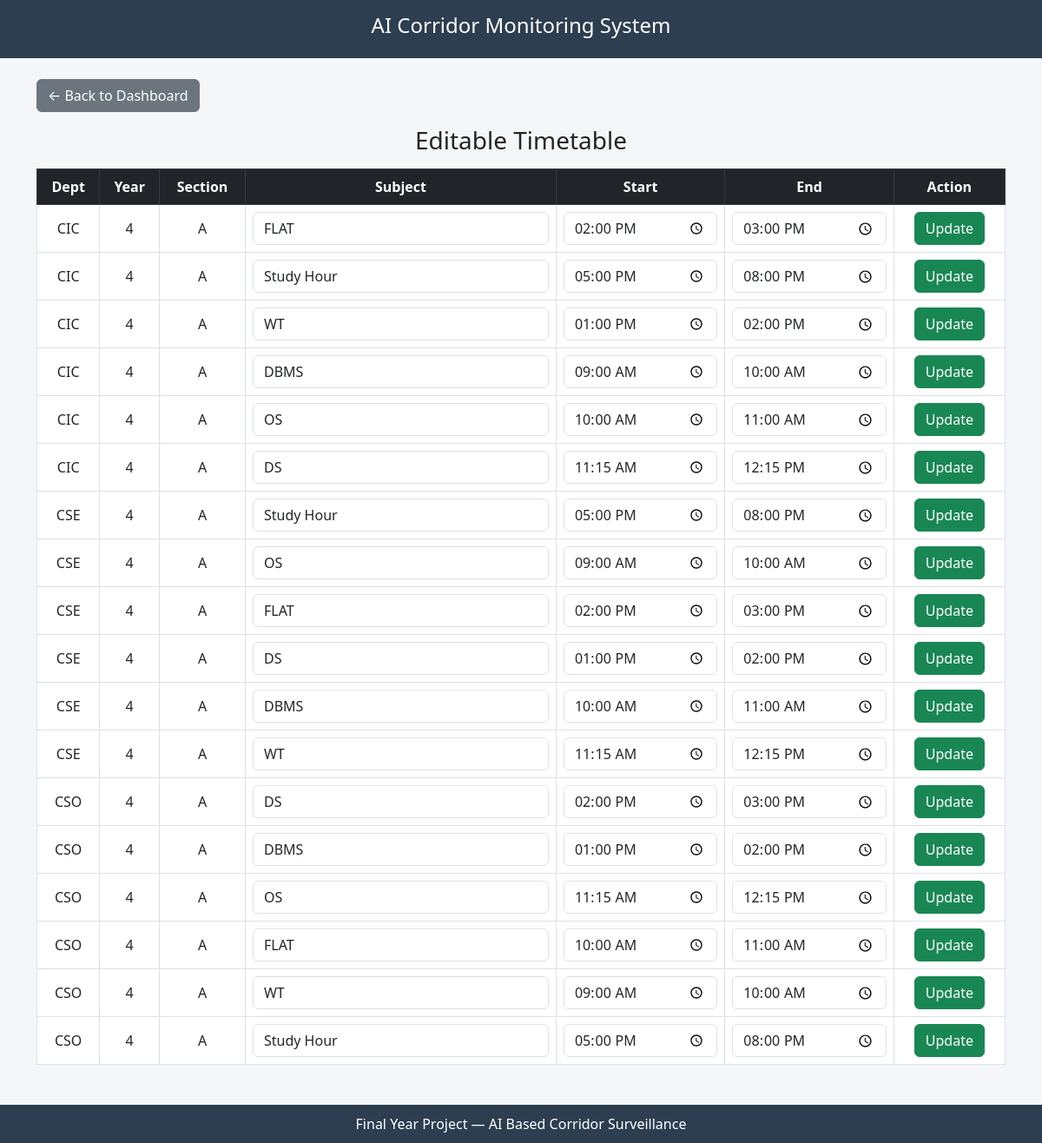
Screenshot of /timetable.php with the database file from the repository.
### tables this page shows
CREATE TABLE `timetable` (
  `id` int(11) NOT NULL,
  `department` varchar(50) DEFAULT NULL,
  `year` int(11) DEFAULT NULL,
  `section` varchar(5) DEFAULT NULL,
  `subject` varchar(50) DEFAULT NULL,
  `start_time` time DEFAULT NULL,
  `end_time` time DEFAULT NULL
);

### timetable.php (the view, shortened to what this page needs)
<?php
$conn = new mysqli("localhost","root","","face_surveillance");
$result = $conn->query("SELECT * FROM timetable ORDER BY department, year");
?>
<!DOCTYPE html>
<html>
<head>
<link href="https://cdn.jsdelivr.net/npm/bootstrap@5.3.0/dist/css/bootstrap.min.css" rel="stylesheet">
</head>
<body>
<div class="header">
    <h4>AI Corridor Monitoring System</h4>
</div>
<div class="container mt-4">
    <a href="dashboard.php" class="btn btn-secondary mb-3">
        ← Back to Dashboard
    </a>
    <h3 class="text-center">Editable Timetable</h3>
    <div class="table-responsive mt-3">
        <table class="table table-bordered text-center align-middle">
            <thead class="table-dark">
                <tr>
                    <th>Dept</th>
                    <th>Year</th>
                    <th>Section</th>
                    <th>Subject</th>
                    <th>Start</th>
                    <th>End</th>
                    <th>Action</th>
                </tr>
            </thead>
            <tbody>
            <?php while($row = $result->fetch_assoc()){ ?>
            <form method="POST">
                <tr>
                    <td><?php echo $row['department']; ?></td>
                    <td><?php echo $row['year']; ?></td>
                    <td><?php echo $row['section']; ?></td>
                    <td><input class="form-control" type="text" name="subject" value="<?php echo $row['subject']; ?>"></td>
                    <td><input class="form-control" type="time" name="start_time" value="<?php echo $row['start_time']; ?>"></td>
                    <td><input class="form-control" type="time" name="end_time" value="<?php echo $row['end_time']; ?>"></td>
                    <td>
                        <button class="btn btn-success" name="update">Update</button>
                    </td>
                </tr>
            </form>
            <?php } ?>
            </tbody>
        </table>
    </div>
</div>
<div class="footer">
    Final Year Project — AI Based Corridor Surveillance
</div>
</body>
</html>

### timetable.php (style rules this page uses)
body { background:#f4f6f8; }
.header { background:#2c3e50; color:white; padding:15px; text-align:center; }
.footer { background:#2c3e50; color:white; text-align:center; padding:10px; margin-top:30px; }

### rows the page displays
timetable: department "CIC", year "4", section "A", subject "FLAT", start_time "14:00:00", end_time "15:00:00"
timetable: department "CIC", year "4", section "A", subject "Study Hour", start_time "17:00:00", end_time "20:00:00"
timetable: department "CIC", year "4", section "A", subject "WT", start_time "13:00:00", end_time "14:00:00"
timetable: department "CIC", year "4", section "A", subject "DBMS", start_time "09:00:00", end_time "10:00:00"
timetable: department "CIC", year "4", section "A", subject "OS", start_time "10:00:00", end_time "11:00:00"
timetable: department "CIC", year "4", section "A", subject "DS", start_time "11:15:00", end_time "12:15:00"
timetable: department "CSE", year "4", section "A", subject "Study Hour", start_time "17:00:00", end_time "20:00:00"
timetable: department "CSE", year "4", section "A", subject "OS", start_time "09:00:00", end_time "10:00:00"
timetable: department "CSE", year "4", section "A", subject "FLAT", start_time "14:00:00", end_time "15:00:00"
timetable: department "CSE", year "4", section "A", subject "DS", start_time "13:00:00", end_time "14:00:00"
timetable: department "CSE", year "4", section "A", subject "DBMS", start_time "10:00:00", end_time "11:00:00"
timetable: department "CSE", year "4", section "A", subject "WT", start_time "11:15:00", end_time "12:15:00"
timetable: department "CSO", year "4", section "A", subject "DS", start_time "14:00:00", end_time "15:00:00"
timetable: department "CSO", year "4", section "A", subject "DBMS", start_time "13:00:00", end_time "14:00:00"
timetable: department "CSO", year "4", section "A", subject "OS", start_time "11:15:00", end_time "12:15:00"
timetable: department "CSO", year "4", section "A", subject "FLAT", start_time "10:00:00", end_time "11:00:00"
timetable: department "CSO", year "4", section "A", subject "WT", start_time "09:00:00", end_time "10:00:00"
timetable: department "CSO", year "4", section "A", subject "Study Hour", start_time "17:00:00", end_time "20:00:00"
